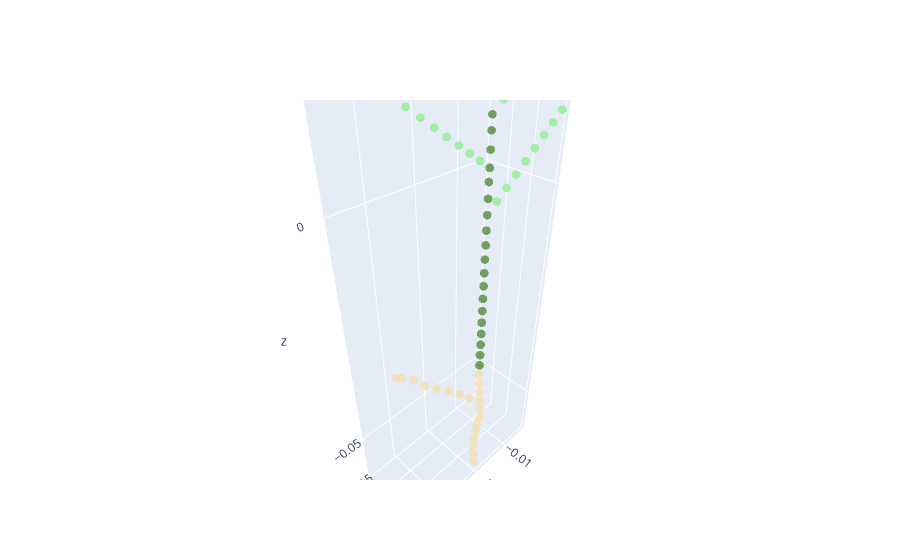

The notebook cell this image was saved under:
### Markdown cell above
### 5.2 lb, ln and la: the parameters controls branching
In the previous section, you may notice that, with the increase of the lmax, the length of the main stem increased. But with the increase length of the stem, we also get more leaves. Is it possible to reduce the leaf numbers? There are two ways, first, we could change the lb, lb is the length at bottom without any branching.

### Code cell
# change lb to 3 based on the testXML created in last section
name = 'testXML'
change_parameter('testXML', 'testXML', 'stem', '1', 'lb', 'value','3')
smallplant = CPlantBox(name, time, name) # make a plant object in python
fig = visual_plant(smallplant)    
fig.show()
# now there is 3 branches again
